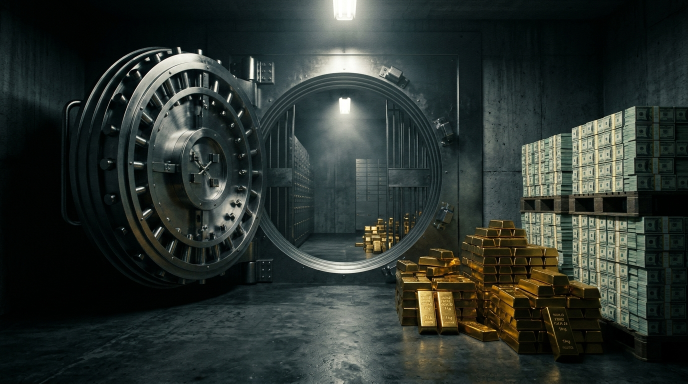
#> input picture clipper/assets/motm/brinks_bank_vault_plate.jpg, 1376 x 768 px (shown at 1/2 size); its folder holds only this picture in this run
$ python -i vfx_motm_engine.py   (imports and definitions only)
#> lines starting #> are read from the running program, lines starting #| are printed output that depends on the picture; after the words box and inside, x2 and y2 are one past the last pixel; in counts of white or black regions, pixels touching at a corner belong together
#> further down, picture is the input picture: shape (768, 1376, 3); mean B, G, R 46.5, 51.1, 43.4
"""
vfx_motm_engine.py — Laughtodabank-Style 10-Effect VFX Compositing Engine (Tailored for "BRINKS")
Implements all 10 VFX families documented in `clipper/MUSIC_VIDEO_VFX_PLAYBOOK.md` for Clipper Studio,
powered by Temporal Neural Alpha Matting (`RVM-ResNet50` + `U2-Net Human Seg` + `IS-Net` ONNX models)
and adapted to the "BRINKS" theme (Bank Vaults overflowing with $100 bills & gold bars, Armored Brinks
Heist Trucks, and Raining $100 Bills):
  - VFX-01 (`motm_bleach_pop`): Bleach-Bypass Silver Monochrome + Selective Color Pop (Red/Gold/Emerald-Green/Blue)
  - VFX-02 (`motm_sky_cosmos`): Camera-Tracked Raining $100 Bills & Giant Bank Vault Wheel Sky Replacement
  - VFX-03 (`motm_lunar_env`): Neural Alpha-Matted Full-Body Roto Swap into Bank Vault & Armored Brinks Truck
  - VFX-04 (`motm_doorway_portal`): Architectural Window/Archway Portal into Bank Vault & Armored Brinks Truck
  - VFX-05 (`motm_roto_clone`): Multi-Take Neural Roto-Clone Double/Triple Performance (100% Solid Foreground)
  - VFX-06 (`motm_fg_hands`): Twin Oversized Foreground Hand Cutouts with Premultiplied Shallow-DoF Lens Defocus
  - VFX-07 (`motm_motion_echo`): Neural Subject-Isolated Step-Printing Motion Echo Trail
  - VFX-08 (`motm_ink_corrupt`): Neural Hoodie-Isolated Glossy Black-Ink / Ferrofluid Fabric Corruption
  - VFX-09A (`motm_diamond_grillz`): Macro Gold Grillz / Saxophone Crystalline Diamond Prism Glints
  - VFX-09B (`motm_eagle_shoulder`): Shoulder-Contour Tracked Bald Eagle with Selective Gold Beak
  - VFX-10A (`motm_dutch_flash`): 24fps Kinetic Dutch-Angle Whip-Zoom + 2-Frame White Exposure Flash
  - VFX-10B (`motm_nasa_card`): "BRINKS // ARMORED VAULT" Security Shield Emblem Overlay + Bleach Grade
"""

from __future__ import annotations

import math
import os
import subprocess
from collections import deque
from typing import List, Optional, Tuple

import cv2
import numpy as np
import onnxruntime as ort


MOTM_VFX_LABELS = {
    "motm_nasa_card": "VFX-10B: 'BRINKS // ARMORED VAULT' Security Emblem + Bleach Grade",
    "motm_sky_cosmos": "VFX-02: Tracked Raining $100 Bills & Bank Vault Sky Replacement",
    "motm_bleach_pop": "VFX-01: Bleach-Bypass Monochrome + Selective Red/Gold/Green Pop",
    "motm_diamond_grillz": "VFX-09A: Crystalline Diamond Prism & Starburst Glints",
    "motm_motion_echo": "VFX-07: Subject-Isolated Step-Print Motion Echo Trail",
    "motm_dutch_flash": "VFX-10A: Dutch-Angle Whip-Zoom + 2-Frame White Shutter Flash",
    "motm_lunar_env": "VFX-03: Bank Vault & Armored Brinks Truck Neural Roto Environment Swap",
    "motm_roto_clone": "VFX-05: Synced Multi-Take Neural Roto-Clone Performance",
    "motm_eagle_shoulder": "VFX-09B: Tracked Perched Bald Eagle Surreal Prop",
    "motm_fg_hands": "VFX-06: Oversized Foreground Hand Cutout Frame-In",
    "motm_ink_corrupt": "VFX-08: Glossy Black-Ink Ferrofluid Hoodie Corruption",
    "motm_doorway_portal": "VFX-04: Architectural Window Portal to Bank Vault & Brinks Truck",
}

BASE_DIR = os.path.dirname(os.path.abspath(__file__))
ASSET_DIR = os.path.join(BASE_DIR, "assets", "motm")
MODEL_DIR = os.path.join(BASE_DIR, "assets", "models")

_SESS_RVM50: Optional[ort.InferenceSession] = None
_SESS_U2NET: Optional[ort.InferenceSession] = None


# [14 lines left out: function _get_onnx_sessions, not called in this run]


def _init_rvm_rec() -> List[np.ndarray]:
    """Initialize the 4 temporal recurrent hidden state tensors for Robust Video Matting."""
    return [np.zeros([1, 1, 1, 1], dtype=np.float32) for _ in range(4)]


# [62 lines left out: function _neural_human_matte, not called in this run]


def _bleach_bypass_selective(frame_bgr: np.ndarray, vivid_boost: float = 1.42) -> np.ndarray:
    """
    VFX-01: High-contrast silver bleach-bypass base with selective HSV color preservation
    for reds (Balenciaga logo, taillights), golds (saxophone, grillz, gold bullion),
    emerald greens ($100 bills), and Brinks navy/cyan accents.
    """
#> called with vivid_boost = 1.42
    gray = cv2.cvtColor(frame_bgr, cv2.COLOR_BGR2GRAY)
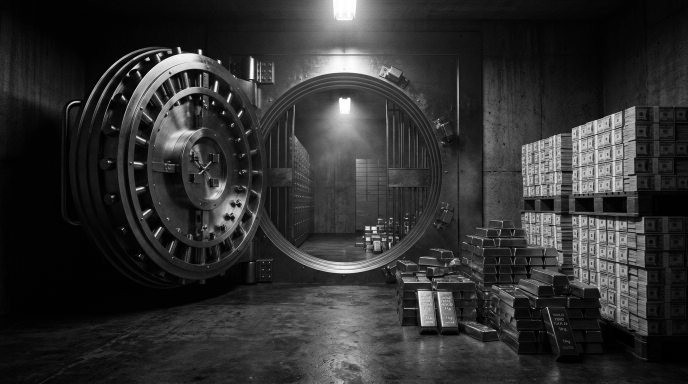
#> gray: shape (768, 1376) (shown at 1/2 size); min 0, max 255, mean 48.2
    x = np.arange(256, dtype=np.float32) / 255.0
    s_curve = np.clip(255.0 / (1.0 + np.exp(-7.5 * (x - 0.48))), 0, 255).astype(np.uint8)
    silver = cv2.LUT(gray, s_curve)
    silver_3ch = cv2.cvtColor(silver, cv2.COLOR_GRAY2BGR)
    bleached = cv2.addWeighted(frame_bgr, 0.22, silver_3ch, 0.78, 2.0)

    hsv = cv2.cvtColor(frame_bgr, cv2.COLOR_BGR2HSV)
#> hsv: shape (768, 1376, 3); mean H, S, V 74.4, 112.3, 52.8
    mask_red1 = cv2.inRange(hsv, (0, 85, 65), (13, 255, 255))
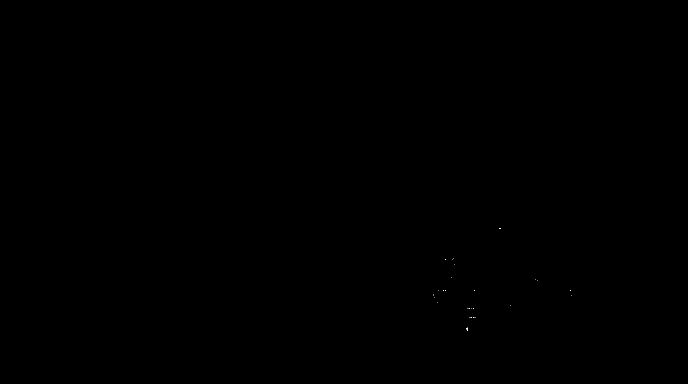
#> mask_red1: shape (768, 1376) (shown at 1/2 size); 0.01% white in thin lines or dots, all inside (x1, y1, x2, y2) = (867, 456, 1143, 661)
    mask_red2 = cv2.inRange(hsv, (166, 85, 65), (180, 255, 255))
#> mask_red2: shape (768, 1376); every value is 0
    mask_gold = cv2.inRange(hsv, (14, 85, 75), (37, 255, 255))
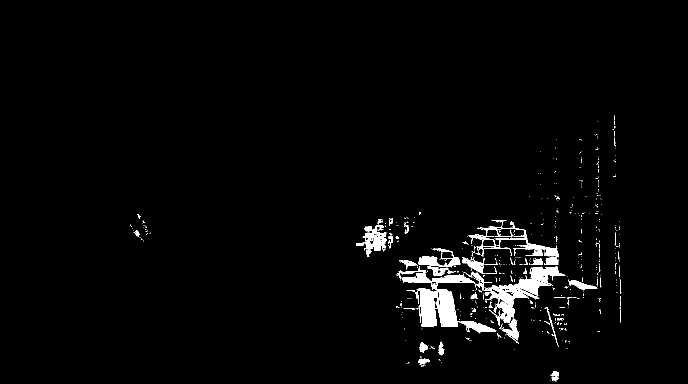
#> mask_gold: shape (768, 1376) (shown at 1/2 size); 2.3% white; 562 white regions (510 under 20 px), largest, box (x1, y1, x2, y2) and area: (803, 546, 968, 654) 6485, (968, 533, 1131, 652) 5216, (950, 442, 1118, 530) 2286
    mask_green = cv2.inRange(hsv, (38, 55, 55), (86, 255, 255))
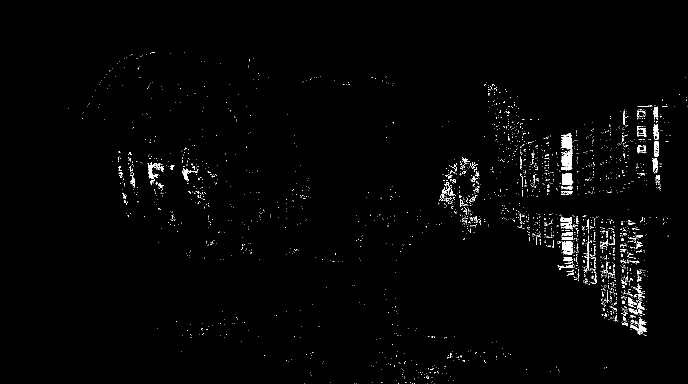
#> mask_green: shape (768, 1376) (shown at 1/2 size); 1.4% white in thin lines or dots, all inside (x1, y1, x2, y2) = (136, 104, 1376, 768)
    mask_cyan = cv2.inRange(hsv, (92, 85, 70), (132, 255, 255))
#> mask_cyan: shape (768, 1376); 0.01% white in thin lines or dots, all inside (x1, y1, x2, y2) = (436, 36, 839, 298)

    vivid_mask = cv2.bitwise_or(
        cv2.bitwise_or(mask_red1, mask_red2),
        cv2.bitwise_or(mask_gold, cv2.bitwise_or(mask_green, mask_cyan)),
    )
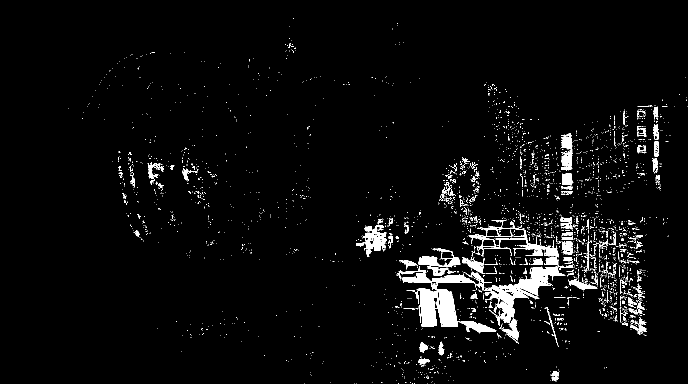
#> vivid_mask: shape (768, 1376) (shown at 1/2 size); 3.7% white; 3025 white regions (2863 under 20 px), largest, box (x1, y1, x2, y2) and area: (803, 546, 968, 654) 6495, (968, 533, 1131, 652) 5219, (950, 442, 1147, 540) 2429
    vivid_alpha = cv2.GaussianBlur(vivid_mask, (9, 9), 0)[:, :, None].astype(np.float32) / 255.0
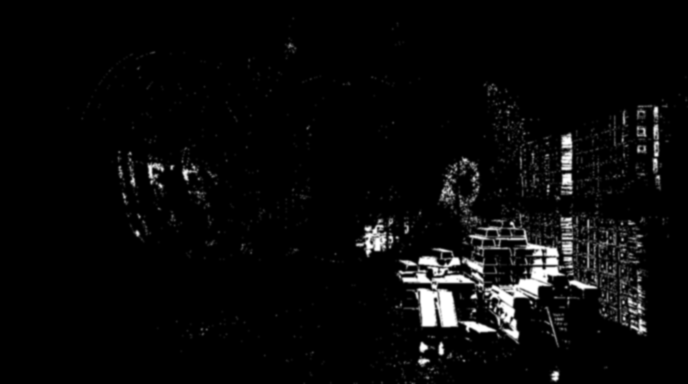
#> vivid_alpha: shape (768, 1376, 1) float32 (shown at 1/2 size); min 0, max 1, mean 0.0372

    hsv_boost = hsv.astype(np.float32)
#> hsv_boost: shape (768, 1376, 3) float32; mean H, S, V 74.4, 112.3, 52.8
    hsv_boost[:, :, 1] = np.clip(hsv_boost[:, :, 1] * vivid_boost, 0, 255)
#> hsv_boost: shape (768, 1376, 3) float32; mean H, S, V 74.4, 145.4, 52.8
    vivid_bgr = cv2.cvtColor(hsv_boost.astype(np.uint8), cv2.COLOR_HSV2BGR)

    out = bleached.astype(np.float32) * (1.0 - vivid_alpha) + vivid_bgr.astype(np.float32) * vivid_alpha
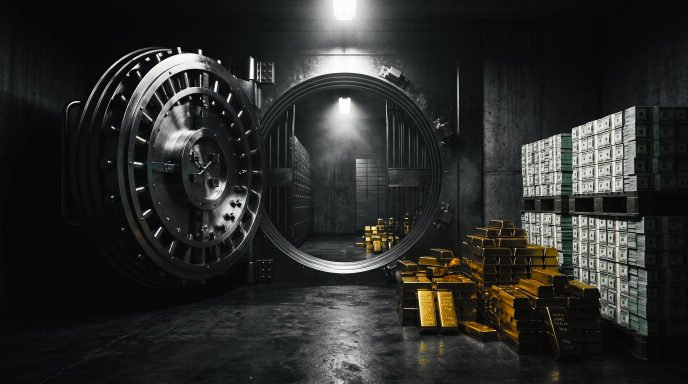
#> out: shape (768, 1376, 3) float32 (shown at 1/2 size); mean B, G, R 42.1, 44.6, 43.3
    return np.clip(out, 0, 255).astype(np.uint8)


# [498 lines left out: functions _load_plate, _load_rgba_asset, _find_shoulder_anchor, _composite_rgba_eagle, _composite_framing_hands, _draw_brinks_vault_badge and 1 more, not called in this run]

>>> import cv2
>>> picture = cv2.imread('assets/motm/brinks_bank_vault_plate.jpg')
>>> result = _bleach_bypass_selective(picture)

$ run again, on clipper/assets/motm/eagle_rgba.png
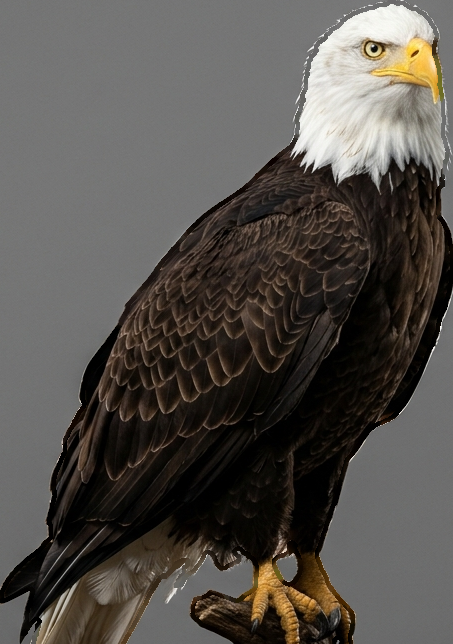
#> input picture clipper/assets/motm/eagle_rgba.png, 453 x 644 px
#> picture is the input picture: shape (644, 453, 3); mean B, G, R 76.1, 81, 85.3
#> hsv: shape (644, 453, 3); mean H, S, V 18.9, 57.9, 85.5
#> mask_red1: shape (644, 453); 1.7% white in thin lines or dots, all inside (x1, y1, x2, y2) = (67, 52, 443, 644)
#> mask_red2: shape (644, 453); every value is 0
#> mask_gold: shape (644, 453); 2.9% white; 316 white regions (300 under 20 px), largest, box (x1, y1, x2, y2) and area: (197, 556, 350, 644) 3846, (370, 37, 444, 103) 2175, (50, 590, 79, 644) 441
#> vivid_mask: shape (644, 453); 4.6% white; 745 white regions (680 under 20 px), largest, box (x1, y1, x2, y2) and area: (197, 556, 350, 644) 3879, (370, 37, 444, 103) 2177, (418, 214, 443, 298) 742
#> in _bleach_bypass_selective, `out = bleached.astype(np.float32) * (1.0 - vivid_alpha) + vivid_bgr.as..`:
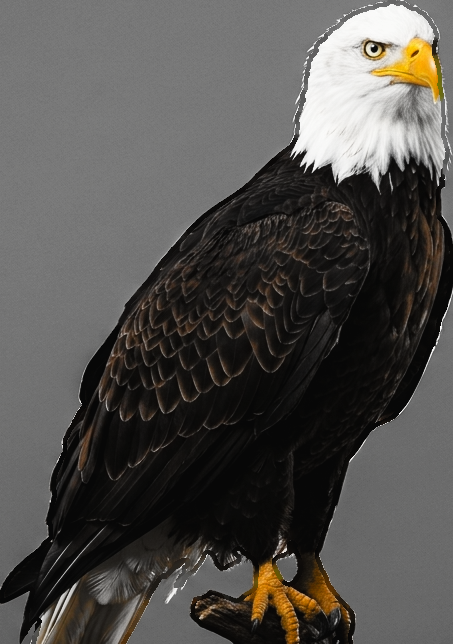
#> out: shape (644, 453, 3) float32; mean B, G, R 77.1, 80.1, 82.4
